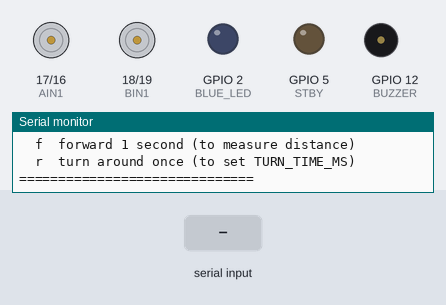
This sketch was run on a simulated ESP32. Parts: motor-driver pin pairs drawn as motors (green arrow = first pin HIGH = forward, orange = second pin HIGH = backward, longer = more drive, scaled by the enable pin, stopped while the standby pin is LOW), output pins drawn as LEDs (lit = HIGH), buzzer (waves = sounding, pin HIGH), the last lines printed to the serial monitor. Dashed ring = blinking. Inputs (shaded band) come from the test bench. WiFi joins after 1.5 s; servers stay silent unless stated; no MQTT or app messages arrive unless stated.

Above: at 3.0 s.
3.1 s: "1\n" received over Serial
At 4.0 s:
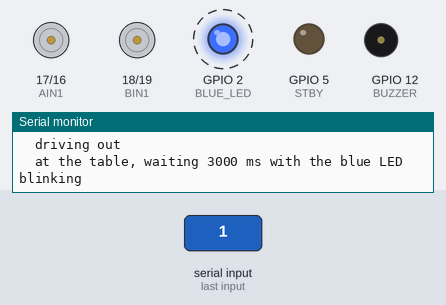
6.1 s: "f90\n" received over Serial
10.6 s: "2\n" received over Serial
At 11.3 s:
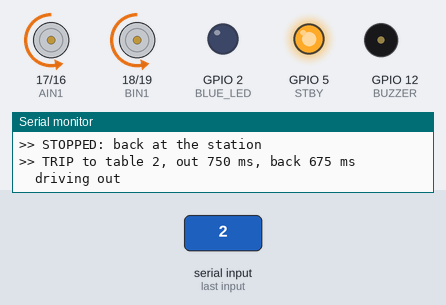
13.6 s: "f:45\n" received over Serial
At 15.0 s:
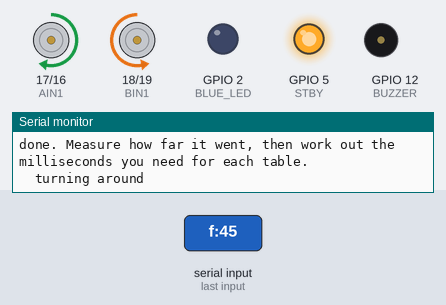
Timing chart, 0 to 18.0 s (numbered marks = the images above; inputs shaded):
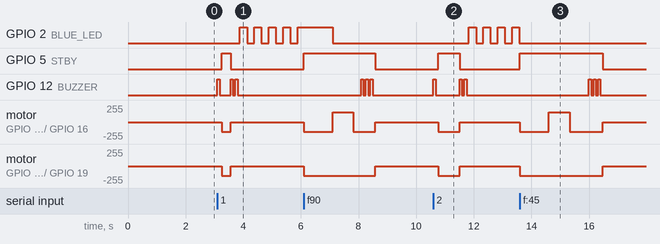

Measured:
- after the input at 3.1 s, GPIO 2 (BLUE_LED): alternates HIGH for 0.25 s and LOW for 0.25 s, starting after 0.78 s; GPIO 5 (STBY): LOW → HIGH after 0.16 s, → LOW 0.30 s later
- after the input at 10.6 s, GPIO 2 (BLUE_LED): alternates HIGH for 0.25 s and LOW for 0.25 s, starting after 1.2 s; GPIO 5 (STBY): LOW → HIGH after 0.16 s, → LOW 0.75 s later
- after the input at 13.6 s, GPIO 2 (BLUE_LED): stops changing and stays LOW

The sketch:

car_timed_delivery_v2.ino
```cpp
/*
  CAR - TIMED DELIVERY  (no line sensors)
  ESP32 + TB6612FNG + buzzer + onboard blue LED

  The IR line array is not used at all. The car drives on timing only.

  WHAT HAPPENS WHEN A TABLE IS CALLED

      go forward  ->  stop and blink blue  ->  turn around  ->  come back  ->  stop

    table 1 : forward for TABLE1_FORWARD_MS
    table 2 : forward for TABLE2_FORWARD_MS

  While it is stopped at the table the onboard blue LED blinks for the
  whole wait, then goes out before the car turns around.

  The car creeps forward a little while it spins round, so coming back
  for the full outbound time carries it past the station. The return
  leg is therefore a percentage of the outbound time, set by
  RETURN_PERCENT.

  Wiring (motors only):
    TB6612FNG  PWMA->4  AIN2->16  AIN1->17  STBY->5
               BIN1->18 BIN2->19  PWMB->21
    Buzzer     GPIO 12
    Blue LED   GPIO 2   (already on the ESP32 board, nothing to wire)

  MQTT:
    subscribe   restaurant/car/command    {"table":1} or {"table":2}
    publish     restaurant/car/state      idle / moving / at_table / returning
    publish     restaurant/car/presence   online / offline (last will)

  Serial Monitor at 115200, line ending "Newline".
    1   run the table 1 trip
    2   run the table 2 trip
    s   stop right now
    f   drive forward 1 second     (for measuring distance)
    r   turn around once           (for setting TURN_TIME)
*/

#include <WiFi.h>
#include <PubSubClient.h>

// ---------- network settings ----------
const char* WIFI_SSID = "YOUR_WIFI_SSID";
const char* WIFI_PASS = "YOUR_WIFI_PASSWORD";
const char* MQTT_HOST = "192.168.0.200";   // kitchen laptop IP
const int   MQTT_PORT = 1883;

const char* TOPIC_COMMAND  = "restaurant/car/command";
const char* TOPIC_STATE    = "restaurant/car/state";
const char* TOPIC_PRESENCE = "restaurant/car/presence";

WiFiClient espClient;
PubSubClient mqtt(espClient);
unsigned long lastMqttTry = 0;

// ================= THE NUMBERS TO ADJUST =================

// How long the car drives forward for each table, in milliseconds.
// 1000 = 1 second.
int TABLE1_FORWARD_MS = 300;
int TABLE2_FORWARD_MS = 750;

// How long it pauses at the table. The blue LED blinks for this long.
int WAIT_AT_TABLE_MS = 3000;

// How fast the blue LED blinks while waiting. Smaller = faster.
int BLINK_INTERVAL_MS = 250;

// How long a half turn takes. Set this by typing r in the Serial
// Monitor and adjusting until the car ends up facing backwards.
int TURN_TIME_MS = 720;

// The car drifts forward a little while it turns around, so coming
// back for the full outbound time overshoots the station. This is the
// percentage of the outbound time used on the way back.
//   90 = come back for 90% of the time it went out for
//   still overshooting -> lower it (85, 80)
//   stopping too early -> raise it (95)
int RETURN_PERCENT = 90;

// Which way it turns around. true = spin right, false = spin left.
bool TURN_RIGHT = true;

// Speeds, 0 to 255
int DRIVE_SPEED = 150;
int TURN_SPEED  = 150;

// One wheel is often slightly faster than the other, which makes the
// car curve instead of going straight. Trim it here.
//   positive number = slow the LEFT wheel down
//   negative number = slow the RIGHT wheel down
int STRAIGHT_TRIM = 0;

// =========================================================

// ---------- motor pins ----------
#define PWMA 4
#define AIN2 16
#define AIN1 17
#define STBY 5
#define BIN1 18
#define BIN2 19
#define PWMB 21

#define BUZZER 12

// the blue LED already fitted to the ESP32 board
#define BLUE_LED 2

#define CH_A 0
#define CH_B 1
#define PWM_FREQ 1000
#define PWM_BITS 8

// motor 1 is channel A. On this car channel A is the RIGHT wheel.
bool MOTOR1_IS_LEFT = false;

// ---------- states ----------
// 0 idle
// 1 driving out
// 2 waiting at the table
// 3 turning around
// 4 driving back
int state = 0;

unsigned long stateStart = 0;
int targetTable = 0;
int forwardTime = 0;      // outbound time for this trip
int returnTime  = 0;      // the shorter time used coming back

// ---------- blue LED blinking ----------
unsigned long lastBlink = 0;
bool blueOn = false;

// ==================================================================
//  SETUP
// ==================================================================
void setup() {
  Serial.begin(115200);
  delay(300);

  pinMode(AIN1, OUTPUT);
  pinMode(AIN2, OUTPUT);
  pinMode(STBY, OUTPUT);
  pinMode(BIN1, OUTPUT);
  pinMode(BIN2, OUTPUT);
  pinMode(BUZZER, OUTPUT);
  digitalWrite(BUZZER, LOW);

  pinMode(BLUE_LED, OUTPUT);
  digitalWrite(BLUE_LED, LOW);

  setupPwm();
  stopMotors();

  connectWiFi();
  mqtt.setServer(MQTT_HOST, MQTT_PORT);
  mqtt.setCallback(onMqttMessage);

  Serial.println();
  Serial.println("===== TIMED DELIVERY CAR =====");
  Serial.print("  table 1 forward: ");
  Serial.print(TABLE1_FORWARD_MS);
  Serial.print(" ms, back ");
  Serial.print(TABLE1_FORWARD_MS * RETURN_PERCENT / 100);
  Serial.println(" ms");
  Serial.print("  table 2 forward: ");
  Serial.print(TABLE2_FORWARD_MS);
  Serial.print(" ms, back ");
  Serial.print(TABLE2_FORWARD_MS * RETURN_PERCENT / 100);
  Serial.println(" ms");
  Serial.print("  wait at table:   ");
  Serial.print(WAIT_AT_TABLE_MS);
  Serial.println(" ms, blue LED blinking");
  Serial.println();
  Serial.println("  1  run table 1 trip     2  run table 2 trip");
  Serial.println("  s  stop");
  Serial.println("  f  forward 1 second (to measure distance)");
  Serial.println("  r  turn around once (to set TURN_TIME_MS)");
  Serial.println("==============================");
  Serial.println();
}

void loop() {
  keepNetworkAlive();
  handleSerial();
  runStateMachine();
}

// ==================================================================
//  NETWORK
// ==================================================================
void connectWiFi() {
  Serial.print("WiFi connecting");
  WiFi.mode(WIFI_STA);
  WiFi.begin(WIFI_SSID, WIFI_PASS);

  unsigned long startTime = millis();
  while (WiFi.status() != WL_CONNECTED && millis() - startTime < 10000) {
    delay(300);
    Serial.print(".");
  }
  Serial.println();

  if (WiFi.status() == WL_CONNECTED) {
    Serial.print("WiFi OK, IP: ");
    Serial.println(WiFi.localIP());
  } else {
    Serial.println("WiFi failed, will keep retrying.");
  }

  digitalWrite(BLUE_LED, LOW);
}

void keepNetworkAlive() {
  if (WiFi.status() != WL_CONNECTED) {
    if (millis() - lastMqttTry > 10000) {
      lastMqttTry = millis();
      WiFi.begin(WIFI_SSID, WIFI_PASS);
    }
    return;
  }

  if (mqtt.connected()) {
    mqtt.loop();
    return;
  }

  if (millis() - lastMqttTry < 5000) {
    return;
  }
  lastMqttTry = millis();

  if (mqtt.connect("car", TOPIC_PRESENCE, 0, true, "offline")) {
    mqtt.publish(TOPIC_PRESENCE, "online", true);
    mqtt.subscribe(TOPIC_COMMAND);
    publishState();
    Serial.println("MQTT connected.");
  }
}

void onMqttMessage(char* topic, byte* payload, unsigned int length) {
  String text = "";
  for (unsigned int i = 0; i < length; i++) {
    text = text + (char)payload[i];
  }
  Serial.print("MQTT command: ");
  Serial.println(text);

  // payload looks like {"table":1}
  int table = 0;
  int p = text.indexOf(':');
  if (p >= 0) {
    table = text.substring(p + 1).toInt();
  }

  if (table == 1 || table == 2) {
    startTrip(table);
  }
}

void publishState() {
  String s = "idle";
  if (state == 1)      s = "moving";
  else if (state == 2) s = "at_table";
  else if (state == 3 || state == 4) s = "returning";

  if (mqtt.connected()) {
    mqtt.publish(TOPIC_STATE, s.c_str());
  }
}

// ==================================================================
//  SERIAL
// ==================================================================
void handleSerial() {
  if (!Serial.available()) {
    return;
  }

  String input = Serial.readStringUntil('\n');
  input.trim();
  input.toLowerCase();
  if (input.length() == 0) {
    return;
  }

  char c = input.charAt(0);

  if (c == '1')      startTrip(1);
  else if (c == '2') startTrip(2);
  else if (c == 's') stopTrip("stopped by hand");
  else if (c == 'f') {
    Serial.println("forward 1 second...");
    driveForward();
    delay(1000);
    stopMotors();
    Serial.println("done. Measure how far it went, then work out the");
    Serial.println("milliseconds you need for each table.");
  }
  else if (c == 'r') {
    Serial.print("turning for ");
    Serial.print(TURN_TIME_MS);
    Serial.println(" ms...");
    doTurn();
    delay(TURN_TIME_MS);
    stopMotors();
    Serial.println("done. Is it facing exactly backwards?");
    Serial.println("Not far enough -> raise TURN_TIME_MS.");
    Serial.println("Too far        -> lower it.");
  }
  else {
    Serial.println("commands: 1  2  s  f  r");
  }
}

// ==================================================================
//  THE TRIP
// ==================================================================
void startTrip(int table) {
  if (state != 0) {
    Serial.println("Already running, ignoring.");
    return;
  }

  targetTable = table;
  forwardTime = (table == 1) ? TABLE1_FORWARD_MS : TABLE2_FORWARD_MS;
  returnTime  = forwardTime * RETURN_PERCENT / 100;

  Serial.print(">> TRIP to table ");
  Serial.print(table);
  Serial.print(", out ");
  Serial.print(forwardTime);
  Serial.print(" ms, back ");
  Serial.print(returnTime);
  Serial.println(" ms");

  beep(1);
  changeState(1);
}

void stopTrip(String reason) {
  state = 0;
  stopMotors();
  blueOff();
  publishState();
  Serial.print(">> STOPPED: ");
  Serial.println(reason);
}

void changeState(int newState) {
  state = newState;
  stateStart = millis();

  if (state == 1) {
    Serial.println("  driving out");
  }
  else if (state == 2) {
    Serial.print("  at the table, waiting ");
    Serial.print(WAIT_AT_TABLE_MS);
    Serial.println(" ms with the blue LED blinking");
    stopMotors();
    beep(2);
    lastBlink = millis();
    blueOn = true;
    digitalWrite(BLUE_LED, HIGH);
  }
  else if (state == 3) {
    Serial.println("  turning around");
  }
  else if (state == 4) {
    Serial.println("  driving back");
  }

  publishState();
}

void runStateMachine() {
  if (state == 0) {
    return;
  }

  unsigned long elapsed = millis() - stateStart;

  // ---------------- 1. driving out ----------------
  if (state == 1) {
    driveForward();
    if (elapsed >= (unsigned long)forwardTime) {
      changeState(2);
    }
    return;
  }

  // ---------------- 2. waiting at the table ----------------
  if (state == 2) {
    stopMotors();

    // blink the blue LED for the whole wait
    if (millis() - lastBlink >= (unsigned long)BLINK_INTERVAL_MS) {
      lastBlink = millis();
      blueOn = !blueOn;
      digitalWrite(BLUE_LED, blueOn ? HIGH : LOW);
    }

    if (elapsed >= (unsigned long)WAIT_AT_TABLE_MS) {
      blueOff();               // out before the car moves again
      changeState(3);
    }
    return;
  }

  // ---------------- 3. turning around ----------------
  if (state == 3) {
    doTurn();
    if (elapsed >= (unsigned long)TURN_TIME_MS) {
      changeState(4);
    }
    return;
  }

  // ---------------- 4. driving back ----------------
  // shorter than the way out, to cancel the drift from the turn
  if (state == 4) {
    driveForward();
    if (elapsed >= (unsigned long)returnTime) {
      beep(3);
      stopTrip("back at the station");
    }
    return;
  }
}

// ==================================================================
//  BLUE LED
// ==================================================================
void blueOff() {
  digitalWrite(BLUE_LED, LOW);
  blueOn = false;
}

// ==================================================================
//  MOTORS
//  Motor 1 is channel A, motor 2 is channel B.
//  Direction is inverted to match how the motors are wired.
// ==================================================================
void driveForward() {
  int leftSpeed  = DRIVE_SPEED - STRAIGHT_TRIM;
  int rightSpeed = DRIVE_SPEED + STRAIGHT_TRIM;

  if (leftSpeed < 0)   leftSpeed = 0;
  if (rightSpeed < 0)  rightSpeed = 0;
  if (leftSpeed > 255)  leftSpeed = 255;
  if (rightSpeed > 255) rightSpeed = 255;

  driveWheels(leftSpeed, rightSpeed);
}

void doTurn() {
  if (TURN_RIGHT) {
    pivotRight(TURN_SPEED);
  } else {
    pivotLeft(TURN_SPEED);
  }
}

void setupPwm() {
#if ESP_ARDUINO_VERSION_MAJOR >= 3
  ledcAttach(PWMA, PWM_FREQ, PWM_BITS);
  ledcAttach(PWMB, PWM_FREQ, PWM_BITS);
#else
  ledcSetup(CH_A, PWM_FREQ, PWM_BITS);
  ledcSetup(CH_B, PWM_FREQ, PWM_BITS);
  ledcAttachPin(PWMA, CH_A);
  ledcAttachPin(PWMB, CH_B);
#endif
}

void pwmA(int speed) {
#if ESP_ARDUINO_VERSION_MAJOR >= 3
  ledcWrite(PWMA, speed);
#else
  ledcWrite(CH_A, speed);
#endif
}

void pwmB(int speed) {
#if ESP_ARDUINO_VERSION_MAJOR >= 3
  ledcWrite(PWMB, speed);
#else
  ledcWrite(CH_B, speed);
#endif
}

void stopMotors() {
  pwmA(0);
  pwmB(0);
  digitalWrite(AIN1, LOW);
  digitalWrite(AIN2, LOW);
  digitalWrite(BIN1, LOW);
  digitalWrite(BIN2, LOW);
  digitalWrite(STBY, LOW);
}

void motor1Forward(int speed) {
  digitalWrite(AIN1, LOW);
  digitalWrite(AIN2, HIGH);
  pwmA(speed);
}

void motor1Backward(int speed) {
  digitalWrite(AIN1, HIGH);
  digitalWrite(AIN2, LOW);
  pwmA(speed);
}

void motor2Forward(int speed) {
  digitalWrite(BIN1, LOW);
  digitalWrite(BIN2, HIGH);
  pwmB(speed);
}

void motor2Backward(int speed) {
  digitalWrite(BIN1, HIGH);
  digitalWrite(BIN2, LOW);
  pwmB(speed);
}

void driveWheels(int leftSpeed, int rightSpeed) {
  digitalWrite(STBY, HIGH);

  if (MOTOR1_IS_LEFT) {
    motor1Forward(leftSpeed);
    motor2Forward(rightSpeed);
  } else {
    motor1Forward(rightSpeed);
    motor2Forward(leftSpeed);
  }
}

void pivotRight(int speed) {
  digitalWrite(STBY, HIGH);

  if (MOTOR1_IS_LEFT) {
    motor1Forward(speed);
    motor2Backward(speed);
  } else {
    motor1Backward(speed);
    motor2Forward(speed);
  }
}

void pivotLeft(int speed) {
  digitalWrite(STBY, HIGH);

  if (MOTOR1_IS_LEFT) {
    motor1Backward(speed);
    motor2Forward(speed);
  } else {
    motor1Forward(speed);
    motor2Backward(speed);
  }
}

// ==================================================================
//  BUZZER
// ==================================================================
void beep(int times) {
  for (int i = 0; i < times; i++) {
    digitalWrite(BUZZER, HIGH);
    delay(80);
    digitalWrite(BUZZER, LOW);
    delay(80);
  }
}
```
